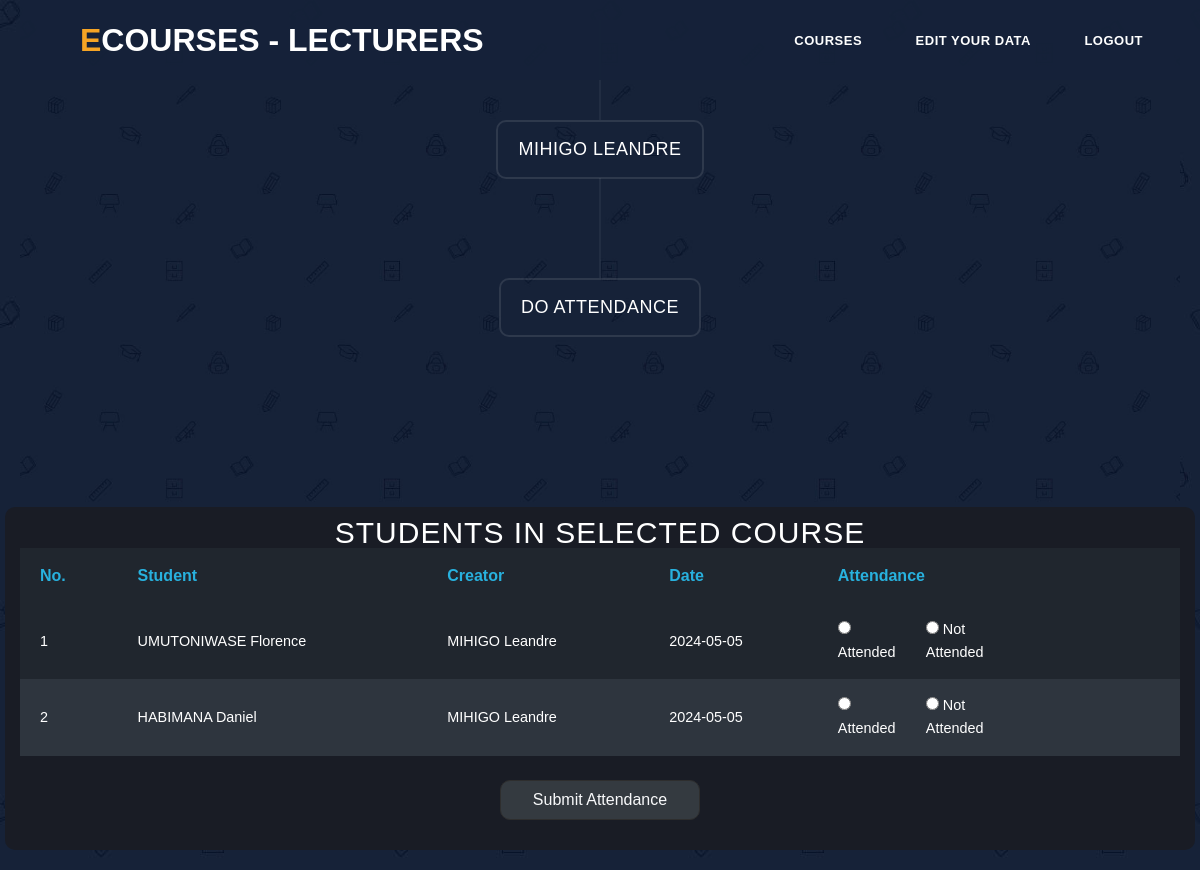
/do_attendance.php?course_id=1&lecturer_name=MIHIGO Leandre (signed in), run on the app's committed database.
### tables this page shows
CREATE TABLE `lecturers` (
  `id` int(11) NOT NULL,
  `institution_id` int(11) DEFAULT NULL,
  `name` varchar(255) DEFAULT NULL,
  `phone` varchar(20) DEFAULT NULL,
  `email` varchar(255) DEFAULT NULL,
  `users_id` int(11) DEFAULT NULL,
  `role_id` int(11) DEFAULT NULL,
  `created_by` varchar(255) DEFAULT NULL,
  `created_at` timestamp NOT NULL DEFAULT current_timestamp(),
  `updated_at` timestamp NOT NULL DEFAULT current_timestamp() ON UPDATE current_timestamp()
);

CREATE TABLE `students` (
  `id` int(11) NOT NULL,
  `institution_id` int(11) DEFAULT NULL,
  `name` varchar(255) DEFAULT NULL,
  `users_id` int(11) DEFAULT NULL,
  `reg_no` varchar(50) DEFAULT NULL,
  `role_id` int(11) DEFAULT NULL,
  `created_by` varchar(255) DEFAULT NULL,
  `created_at` timestamp NOT NULL DEFAULT current_timestamp(),
  `updated_at` timestamp NOT NULL DEFAULT current_timestamp() ON UPDATE current_timestamp()
);

### do_attendance.php (the view, shortened to what this page needs)
<?php
include 'dashboard/phpback/sessionlec.php';
?>
<!DOCTYPE html>
<html lang="en">
  <head>
    <link href="vendor/bootstrap/css/bootstrap.min.css" rel="stylesheet">
    <link rel="stylesheet" href="assets/css/fontawesome.css">
    <link rel="stylesheet" href="assets/css/templatemo-grad-school.css">
    <link rel="stylesheet" href="assets/css/owl.css">
    <link rel="stylesheet" href="assets/css/style.css">
    <link rel="stylesheet" href="assets/css/lightbox.css">
    <link rel="stylesheet" href="dashboard/assets/css/style2.css">
    <link rel="stylesheet" href="assets/css/style3.css">
    <link href="dashboard/assets/vendor/bootstrap-icons/bootstrap-icons.css" rel="stylesheet">
  </head>
<body>
  <header class="main-header clearfix" role="header">
    <div class="logo">
      <a style="font-size: clamp(12px, 4vw, 32px);" href="lecturer.php"><em>E</em>COURSES - Lecturers</a>
    </div>
    <nav id="menu" class="main-nav" role="navigation">
      <ul class="main-menu">
        <li><a href="lecturer.php" class="external" id="home">Courses</a></li>
        <li><a href="lecturerupdate.php" class="external">Edit your data</a></li>
        <li><a href="logout.php" class="external" id="home">Logout</a></li>
      </ul>
    </nav>
  </header>
  <section class="section courses" data-section="section4">
    <div class="container-fluid">
      <div class="row">
        <div class="col-md-12">
          <div class="section-heading">
          <h2 id="home" style="margin-bottom: -1px;"><?php
                                                      if (isset($_SESSION['username'])) {
                                                      $username = $_SESSION['username'];
                                                      $stmt = $pdo->prepare("SELECT lecturers.*, users.username AS username FROM lecturers JOIN users ON lecturers.users_id = users.id WHERE users.username = :username");
                                                      $stmt->execute(['username' => $username]);
                                                      $lecturer = $stmt->fetch(PDO::FETCH_ASSOC);
                                                        if ($lecturer) {
                                                          $studentName = $lecturer['name'];
                                                          echo "$studentName";
                                                        } else {
                                                          echo "No lecturer found for the current session username.";
                                                        }
                                                      } else {
                                                        echo "Username not found in the session.";
                                                      }
                                                    ?></h2><br>
            <h2 id="home">Do attendance</h2>
          </div>
        </div>
      </div>
    </div>
  </section>
  <div class="row">
      <div class="col-md-12" id="maincont">
        <h1 style="color: white; margin-top: 5px; margin-bottom: -5px;">Students in selected course</h1>
        <div class="table-1" style="overflow: auto; max-width: 100%; height: auto;">
        <?php
          include 'dashboard/phpback/dbconn.php';
          $course_id = $_GET['course_id'] ?? null;
          $lecturer_name = $_GET['lecturer_name'] ?? null;
          if ($course_id && $lecturer_name) {
              $stmt_course = $pdo->prepare("SELECT course_name FROM courses WHERE id = ?");
              $stmt_course->execute([$course_id]);
              $course = $stmt_course->fetch(PDO::FETCH_ASSOC);
              if ($course) {
                  $stmt_students = $pdo->prepare("SELECT students.id, students.name AS student_name FROM student_course JOIN students ON student_course.student_id = students.id WHERE student_course.course_id = ?");
                  $stmt_students->execute([$course_id]);
                  $students = $stmt_students->fetchAll(PDO::FETCH_ASSOC);
                  $current_date = date("Y-m-d");
          ?>
          <form method="post" style="height: auto;">
              <table style="height: auto;">
                  <thead>
                      <tr>
                          <th>No.</th>
                          <th>Student</th>
                          <th>Creator</th>
                          <th>Date</th>
                          <th>Attendance</th>
                      </tr>
                  </thead>
                  <tbody>
                      <?php foreach ($students as $index => $student): ?>
                      <tr>
                          <td><?= ($index + 1) ?></td>
                          <td><?= $student['student_name'] ?></td>
                          <td><?= $lecturer_name ?></td>
                          <td><?= $current_date ?></td>
                          <td>
                              <div class="row">
                                <div class="col-md-3"><input type="radio" name="attendance[<?= $student['id'] ?>]" value="attended"> Attended</div>
                                <div class="col-md-3"><input type="radio" name="attendance[<?= $student['id'] ?>]" value="not attended"> Not Attended</div>
                              </div>
                          </td>
                      </tr>
                      <?php endforeach; ?>
                  </tbody>
              </table>
              <center><button class="mb-5 bg-dark text-light" style="width: 200px; border-radius: 10px; border: 1px solid #2e2e2e;" type="submit">Submit Attendance</button></center>
          </form>
          <?php
              } else {
                  echo "Course not found.";
              }
          }
          ?>
        </div>
      </div>
    </div>
</body>
</html>

### assets/css/templatemo-grad-school.css (style rules this page uses)
body { font-family: 'Montserrat', sans-serif; }
a { color: #3CF; text-decoration: none; }
ul { padding: 0px; margin: 0px; list-style: none; }
.section-heading { text-align: center; margin-bottom: 70px; }
.section-heading h2:before { width: 1px; height: 100px; background-color: rgba(250,250,250,0.1); position: absolute; top: -102px; content: ''; left: 50%; transform: translate(-50%); }
.section-heading h2 { margin-top: 100px; position: relative; font-size: 18px; font-weight: 500; color: #fff; letter-spacing: 0.5px; display: inline-block; padding: 15px 20px; border: 2px solid rgba(250,250,250,0.1); }
.main-header { background-color: rgba(22,34,57,0.95); height: 80px; position: fixed; z-index: 12; width: 100%; top: 0; }
.main-header .logo { float: left; line-height: 80px; padding-left: 60px; }
.main-header .logo a { font-size: 36px; text-transform: uppercase; font-weight: 800; color: #fff; }
.main-header .logo a em { font-style: normal; color: #f5a425; }
.main-menu { float: right; padding-right: 60px; }
.main-menu li { display: inline-block; line-height: 79px; margin-left: 15px; position: relative; }
.main-menu li:first-child { margin-left: 0px; }
.main-menu li a { padding: 10px 15px; font-size: 13px; text-transform: uppercase; letter-spacing: 0.5px; font-weight: 700; color: #fff; border: 2px solid transparent; transition: all 0.5s; }
section.courses { background-image: url(../images/choosing-bg.jpg); background-repeat: no-repeat; background-size: cover; background-color: #172238; padding-bottom: 100px; padding: 0px 30px 100px 30px; }

### assets/css/style.css (style rules this page uses)
#home, #home:hover { border-radius: 10px 10px 10px 10px; }

### dashboard/assets/css/style2.css (style rules this page uses)
#maincont { border-radius: 10px; background-color: rgb(25, 28, 37); width: 100%; }
html { font-size: 62.5%; }
body { font-size: 1.6rem; line-height: 1.6; color: #20262e; background-color: #28b1de; -webkit-font-smoothing: antialiased; -moz-osx-font-smoothing: grayscale; }
h1 { text-align: center; font-size: 3rem; color: rgba(255, 255, 255, .8); text-transform: uppercase; line-height: 1.375; margin: 0 0 2.4rem 0; letter-spacing: 1px }
h2 { text-align: right; font-size: 1.2rem; text-transform: uppercase; line-height: 1.375; margin: 0; letter-spacing: 1px }
table { width: 100%; min-width: 300px; margin-bottom: 2.4rem; background-color: #20262e; color: #fff; overflow: hidden; }
table tr:nth-child(even) { background-color: rgb(46, 53, 62); }
table th, table td:before { color: #28b1de; }
table th { display: none; }
table th, table td { margin: .5rem 2rem; text-align: left; }
table td { display: block; font-size: 90%; }
table td:first-child { padding-top: 1rem; }
table td:last-child { padding-bottom: 1rem; }
table td:before { content: attr(data-th) ':\00a0'; font-weight: bold; min-width: 8rem; display: inline-block; }
@media (min-width: 600px) { table td:before { display: none; } }
@media (min-width: 600px) { table th, table td { display: table-cell; } }
@media (min-width: 600px) { table th, table td, table td:first-child, table td:last-child { padding: 1.5rem 2rem; } }
* { margin: 0; padding: 0; box-sizing: border-box; font-family: "Poppins", sans-serif; }
body { min-height: 80vh; display: relative; align-items: center; justify-content: center; padding: 20px; background-image: url(../../../assets/images/courses-bg.jpg); }

### assets/css/style3.css (style rules this page uses)
button { width: 40px; height: 40px; color: gray; background: #efefef; border-radius: 100%; border: 1px solid gray; transition: 1s; outline: none; }

### data on the page
lecturers: name "MIHIGO LEANDRE"
students: name "UMUTONIWASE Florence"
students: name "HABIMANA Daniel"
